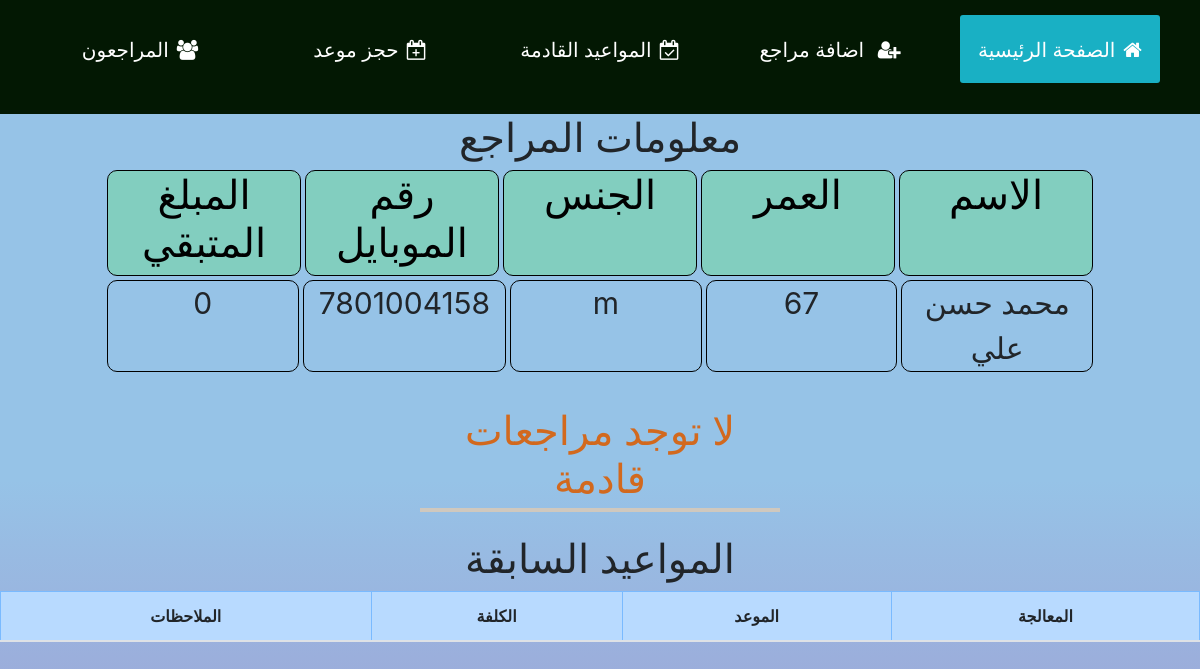
The page /patient/1 (signed in) on the database as committed earlier.
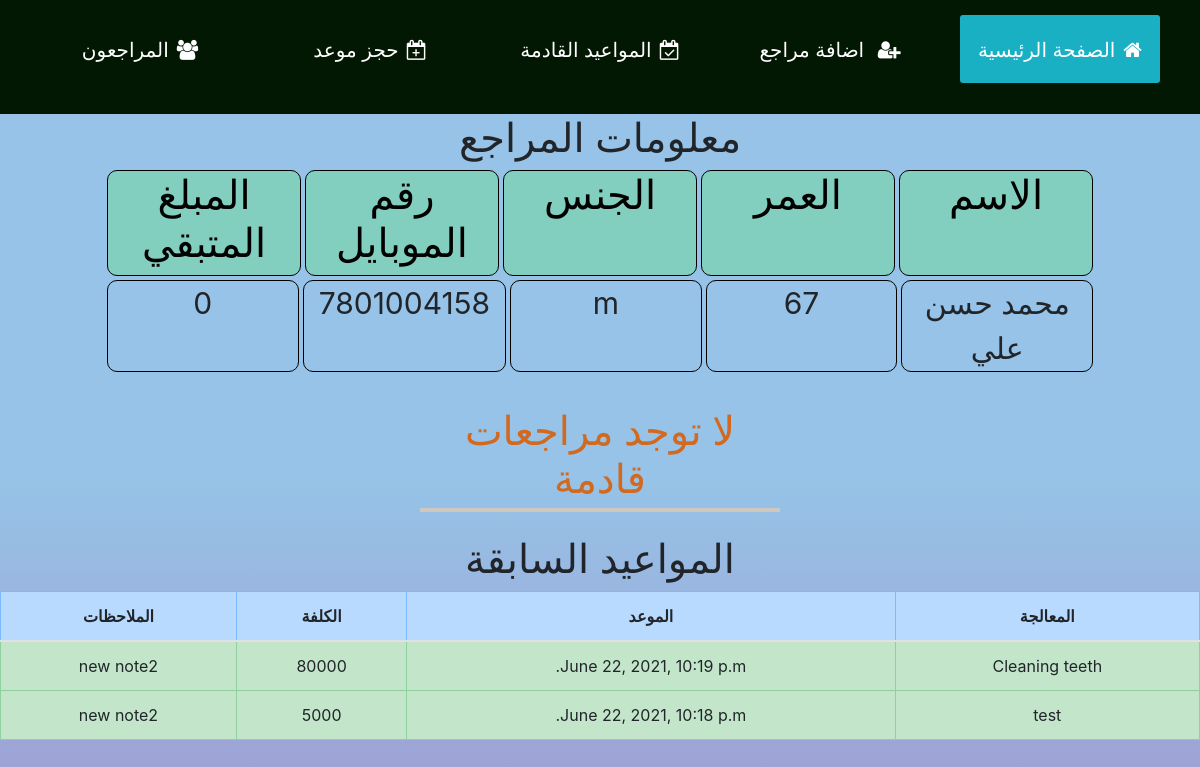
The same page on the database as committed later.
### dentist/models.py (models this page shows, shortened)
class Previous_appointment(models.Model):
    patient_name = models.ForeignKey(Patients, on_delete=models.CASCADE, related_name="pp_name")
    treatment = models.ForeignKey(Treatment, on_delete=models.CASCADE, related_name="p_treatment")
    date = models.DateTimeField(auto_now=False, auto_now_add=False, default=None)
    notes = models.CharField(max_length=100, default="")
    paid_amount = models.IntegerField(default=0)

class Treatment(models.Model):
    p_name= models.ForeignKey(Patients, on_delete=models.CASCADE, related_name="patient_name")
    treatments = models.ForeignKey(Medication_list, on_delete=models.CASCADE, related_name="list", null=True, blank=True)
    status= models.BooleanField(default=False)
    date_created = models.DateTimeField(auto_now_add=True)
    notes = models.CharField(max_length=100, default="")

class Medication_list(models.Model):
    treatment_title = models.CharField(max_length=100)
    total_cost = models.IntegerField(default=0)
    def __str__(self):
        return f"{self.treatment_title}"

### dentist/views.py (the view)
# urls.py: path('patient/<int:patient_id>', views.patient, name="patient"),
@login_required()
def patient(request, patient_id):
    patient = Patients.objects.get(pk=patient_id)
    old_appointments = Previous_appointment.objects.filter(patient_name=patient).order_by('-date')
    next_appointmens = Next_appointment.objects.filter(patient_name=patient)
    if  not next_appointmens:
        return render(request, 'dentist/patient.html',{
            "patient": patient,
            "message" : "لا توجد مراجعات قادمة",
            "old_appointments": old_appointments
        })
    else:
        return render(request, 'dentist/patient.html',{
            "patient": patient,
            "old_appointments": old_appointments,
            "next_appointments": next_appointmens
    })

### dentist/templates/dentist/patient.html (shortened to what this page needs)
{% extends 'dentist/layout.html' %}
{% load static %}
{% block content %}
    <div class="wrap__info">
        <h1 style="text-align: center;">معلومات المراجع</h1>
        <div class="row title_info">
            <div class="col"><h1>الاسم</h1> </div>
            <div class="col"><h1>العمر</h1> </div>
            <div class="col"><h1>الجنس</h1></div>
            <div class="col"><h1>رقم الموبايل</h1> </div>
            <div class="col"><h1>المبلغ المتبقي</h1></div>
        </div>
        <div class="row information">
            <div class="col">{{patient.name}}</div>
            <div class="col">{{patient.age}}</div>
            <div class="col">{{patient.gender}}</div>
            <div class="col">{{patient.contact_number}}</div>
            <div class="col">{{patient.remaining_amount}}</div>
        </div>
    </div>
    {% if message %}
    <h1 id="message">{{message}}</h1>
    {% endif %}
    <div class="treat_container">
        <h1 style="text-align: center;">المواعيد السابقة</h1>
        <table class="table table-bordered">
            <thead class="table-primary">
                <tr>
                    <th>المعالجة</th>
                    <th>الموعد</th>
                    <th>الكلفة</th>
                    <th>الملاحظات</th>
                </tr>
            </thead>
                {% for appointment in old_appointments %}
                <tr class="table-success">
                    <td>{{appointment.treatment.treatments}}</td>
                    <td>{{appointment.date}}</td>
                    <td>{{appointment.paid_amount}}</td>
                    <td>{{appointment.notes}}</td>
                </tr>
                {% endfor %}
        </table>
    </div>
{% endblock%}

Rows that differ between the two databases and show on the page:
added Previous_appointment: treatment.treatments "Cleaning teeth", date "June 22, 2021, 10:19 p.m.", paid_amount "80000", notes "new note2"
added Previous_appointment: treatment.treatments "test", date "June 22, 2021, 10:18 p.m.", paid_amount "5000", notes "new note2"
